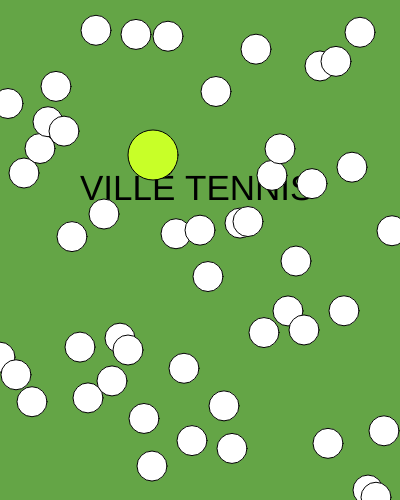
Frame 1 (no input)
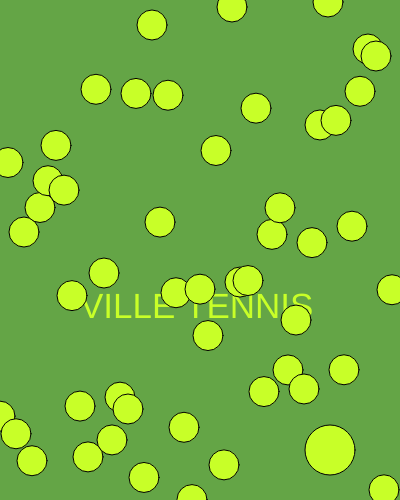
Frame 60 (no input)
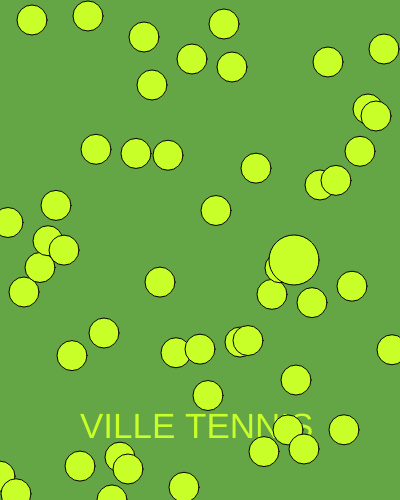
Frame 120 (the mouse pressed at the canvas centre since frame 60)

The p5.js sketch that drew these frames (run headless with seeded random() and noise() and a simulated clock; from frame 60 on, the mouse is pressed at the canvas centre):

// p5.js sketch
// ── sketch.js
let message = 'VILLE TENNIS';
let textY = 200;
let ySpeed = 2; 
let circleY = [];


function setup() {
  createCanvas(400, 500);
  for (let i = 0; i < 50; i++) {
    circleY[i] = random(height);
  
  myCircle = new Circle(150, 150, 3, 5);
  }
}

function draw() {
  background(100,165,70);

//Text// 
  textSize(35);  
  text(message , 80, textY);
  
  textY += ySpeed; 
    if (textY > height || textY < 0 ) {
      ySpeed *= -1;
    }
  
// 50 Small Tennis Balls // 
for (let i = 0; i < circleY.length; i++) {
    let circleX = width * i / circleY.length;
    circle(circleX, circleY[i], 30);

    circleY[i]++;
    
    if (circleY[i] > height) {
      circleY[i] = 0;
    }
  }
  
// One Large Tennis Ball// 

  fill (200,400,40)
  
  myCircle.x += myCircle.xSpeed;
  if (myCircle.x < 0 || myCircle.x > width) {
    myCircle.xSpeed *= -1;
  }

  myCircle.y += myCircle.ySpeed;
  if (myCircle.y < 0 || myCircle.y > height) {
    myCircle.ySpeed *= -1;
  }
  
  circle(myCircle.x, myCircle.y, 50);
}

let myCircle;

class Circle {
  constructor(x, y, xSpeed, ySpeed) {
    this.x = x;
    this.y = y;
    this.xSpeed = xSpeed;
    this.ySpeed = ySpeed;
  }

}
